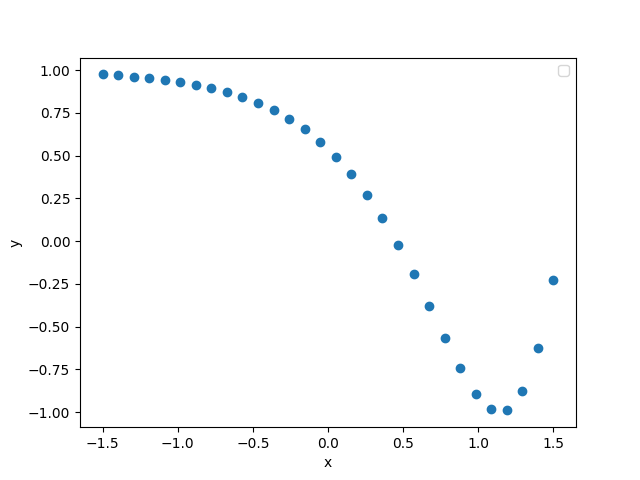

Here is the Python script that generated this plot:
import numpy as np 
import matplotlib.pyplot as plt

X, Y = np.loadtxt('data.txt', delimiter='  ', unpack=True)

plt.scatter(X,Y)
plt.xlabel('x')
plt.ylabel('y') 
plt.legend() 

plt.show()
